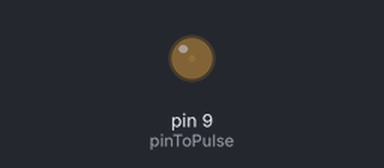
The sketch below on a simulated Arduino Uno, built with avr-gcc and run on an emulated ATmega328P. Shown: output pins drawn as LEDs (lit = HIGH).

Above: at 0.05 s.
At 2.3 s:
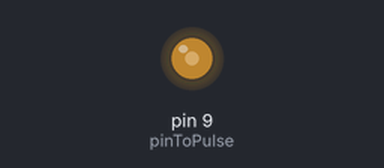
At 4.6 s:
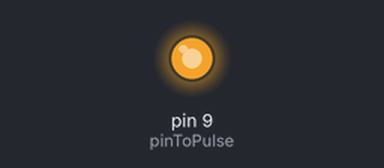
At 9.2 s:
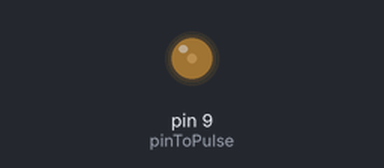
Timing chart, 0 to 13.3 s (numbered marks = the images above):
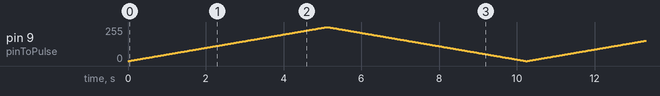

The sketch:

Pulse_LED.ino
```cpp
// (licence header left out)
int pinToPulse = 9;

void setup()
{
  pinMode(pinToPulse,OUTPUT);
}

void loop()
{
  for(int intensity = 0; intensity <= 255; intensity++)
  {
    analogWrite(pinToPulse,intensity);
    delay(20);
  }
  for(int intensity = 255; intensity >= 0; intensity--)
  {
    analogWrite(pinToPulse,intensity);
    delay(20);
  }
}
```
